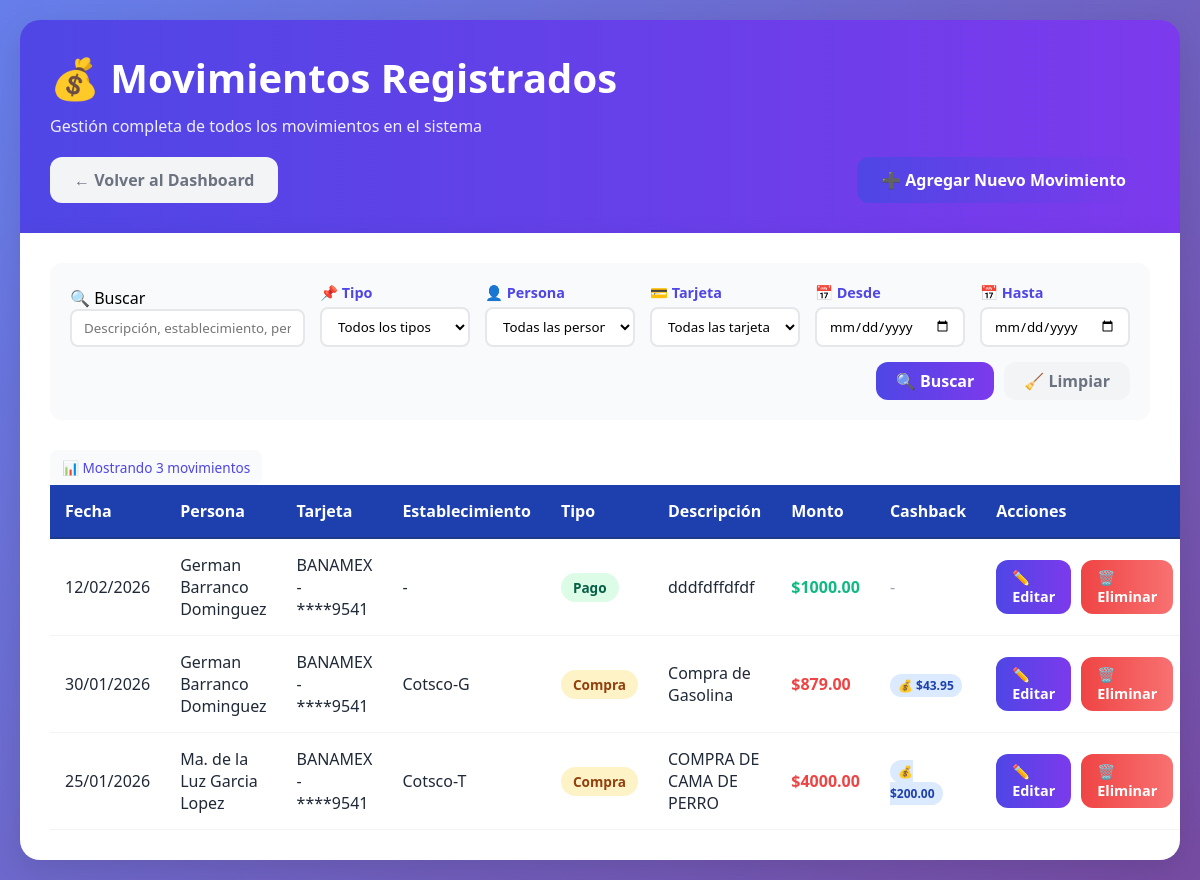
Page /movimientos/ (signed in) on the committed database.
### tarjetas_app/models.py (models this page shows, shortened)
class Movimiento(models.Model):
    TIPO_CHOICES = [
        ('COMPRA', 'Compra'),
        ('PAGO', 'Pago'),
        ('COMISION', 'Comisión'),
        ('INTERES', 'Interés'),
        ('CASHBACK', 'Cashback'),
    ]
    tarjeta = models.ForeignKey(Tarjeta, on_delete=models.CASCADE, related_name='movimientos', verbose_name="Tarjeta")
    persona = models.ForeignKey(Persona, on_delete=models.CASCADE, related_name='movimientos', verbose_name="Persona")
    establecimiento = models.ForeignKey(Establecimiento, on_delete=models.CASCADE, verbose_name="Establecimiento",null=True,blank=True)
    tipo = models.CharField(max_length=10, choices=TIPO_CHOICES, verbose_name="Tipo de movimiento")
    monto = models.DecimalField(max_digits=10, decimal_places=2, verbose_name="Monto")
    monto_cashback = models.DecimalField(
        max_digits=10,
        decimal_places=2,
        default=0,
        verbose_name="Cashback generado"
    )
    descripcion = models.TextField(verbose_name="Descripción")
    fecha = models.DateField(verbose_name="Fecha del movimiento")
    fecha_registro = models.DateTimeField(auto_now_add=True, verbose_name="Fecha de registro")
    class Meta:
        verbose_name = "Movimiento"
        verbose_name_plural = "Movimientos"
        ordering = ['-fecha', '-fecha_registro']

class Persona(models.Model):
    nombre = models.CharField(max_length=100, verbose_name="Nombre completo")
    activo = models.BooleanField(default=True, verbose_name="Activo")
    fecha_registro = models.DateField(auto_now_add=True, verbose_name="Fecha de registro")
    email = models.EmailField(blank=True, verbose_name="Correo electrónico")
    telefono = models.CharField(max_length=20, blank=True, verbose_name="Teléfono")
    class Meta:
        verbose_name = "Persona"
        verbose_name_plural = "Personas"
        ordering = ['nombre']

class Tarjeta(models.Model):
    TIPO_CHOICES = [
        ('VISA', 'Visa'),
        ('MASTERCARD', 'MasterCard'),
        ('AMEX', 'American Express'),
        ('OTRO', 'Otro'),
    ]
    numero = models.CharField(max_length=19, unique=True, verbose_name="Número de tarjeta")
    tipo = models.CharField(max_length=20, choices=TIPO_CHOICES, default='VISA', verbose_name="Tipo de tarjeta")
    banco = models.CharField(max_length=100, verbose_name="Nombre del banco")
    titular = models.ForeignKey(Persona, on_delete=models.CASCADE, related_name='tarjetas_titular', verbose_name="Titular principal", null=True, blank=True)
    fecha_vencimiento_pago = models.IntegerField(help_text="Día del mes (1-31) para el pago",default=15)  # ← VALOR POR DEFECTO)
    fecha_vencimiento_tarjeta = models.DateField(
        verbose_name="Fecha de vencimiento de la tarjeta (MM/AA)",
        null=True,  # 🔴 PERMITIR NULL TEMPORALMENTE
        blank=True,  # 🔴 PERMITIR VACÍO EN FORMULARIOS
        default=date.today() + timedelta(days=365*3),  # 🔴 VALOR POR DEFECTO: 3 años
        help_text="Formato: MM/AA (Ej: 12/25 para Diciembre 2025)"
    )
    limite_credito = models.DecimalField(max_digits=12, decimal_places=2, verbose_name="Límite de crédito", default=0)
    saldo_actual = models.DecimalField(max_digits=12, decimal_places=2, verbose_name="Saldo actual", default=0)
    usuarios = models.ManyToManyField(Persona, verbose_name="Personas que la usan")
    activa = models.BooleanField(default=True, verbose_name="Tarjeta activa")
    fecha_creacion = models.DateTimeField(auto_now_add=True, verbose_name="Fecha de creación")
    class Meta:
        verbose_name = "Tarjeta"
        verbose_name_plural = "Tarjetas"
        ordering = ['banco', 'numero']

class Establecimiento(models.Model):
    nombre = models.CharField(max_length=200, verbose_name="Nombre del establecimiento")
    descripcion = models.TextField(blank=True, verbose_name="Descripción")
    porcentaje_cashback = models.DecimalField(
        max_digits=5,
        decimal_places=2,
        default=0,
        verbose_name="Porcentaje de cashback (%)"
    )
    activo = models.BooleanField(default=True, verbose_name="Activo")
    class Meta:
        verbose_name = "Establecimiento"
        verbose_name_plural = "Establecimientos"
        ordering = ['nombre']

### tarjetas_app/views.py (the view, shortened to what this page needs)
# urls.py: path('movimientos/', views.lista_movimientos, name='lista_movimientos'),
@login_required
def lista_movimientos(request):
    movimientos = Movimiento.objects.all().order_by('-fecha', '-fecha_registro')
    buscar = request.GET.get('buscar')
    tipo = request.GET.get('tipo')
    persona_id = request.GET.get('persona')
    tarjeta_id = request.GET.get('tarjeta')
    fecha_desde = request.GET.get('fecha_desde')
    fecha_hasta = request.GET.get('fecha_hasta')
    if tipo:
        movimientos = movimientos.filter(tipo=tipo)
    if persona_id:
        movimientos = movimientos.filter(persona_id=persona_id)
    if tarjeta_id:
        movimientos = movimientos.filter(tarjeta_id=tarjeta_id)
    if fecha_desde:
        movimientos = movimientos.filter(fecha__gte=fecha_desde)
    if fecha_hasta:
        movimientos = movimientos.filter(fecha__lte=fecha_hasta)
    personas = Persona.objects.filter(activo=True)
    tarjetas = Tarjeta.objects.filter(activa=True)
    return render(request, 'tarjetas_app/lista_movimientos.html', {
        'movimientos': movimientos,
        'personas': personas,
        'tarjetas': tarjetas
    })

### templates/tarjetas_app/lista_movimientos.html (shortened to what this page needs)
<!DOCTYPE html>
<html lang="es">
<head>
</head>
<body>
    <div class="container">
        <div class="header">
            <h1>💰 Movimientos Registrados</h1>
            <p style="color: rgba(255, 255, 255, 0.9);">Gestión completa de todos los movimientos en el sistema</p>
            <div class="header-actions">
                <a href="{% url 'dashboard' %}" class="btn btn-secondary">
                    ← Volver al Dashboard
                </a>
                <a href="{% url 'nuevo_movimiento' %}" class="btn btn-primary">
                    ➕ Agregar Nuevo Movimiento
                </a>
            </div>
        </div>
        <div class="movimientos-table">
            <form id="filtrosForm" method="get" action="">
                <div class="filtros">
                    <div class="filtro-buscar">
                        <label for="buscar">🔍 Buscar</label>
                        <input type="text" id="buscar" name="buscar" placeholder="Descripción, establecimiento, persona, tarjeta..." value="{{ request.GET.buscar }}">
                    </div>
                    <div class="filtro-item">
                        <label for="filtro-tipo">📌 Tipo</label>
                        <select id="filtro-tipo" name="tipo">
                            <option value="">Todos los tipos</option>
                        </select>
                    </div>
                    <div class="filtro-item">
                        <label for="filtro-persona">👤 Persona</label>
                        <select id="filtro-persona" name="persona">
                            <option value="">Todas las personas</option>
                        </select>
                    </div>
                    <div class="filtro-item">
                        <label for="filtro-tarjeta">💳 Tarjeta</label>
                        <select id="filtro-tarjeta" name="tarjeta">
                            <option value="">Todas las tarjetas</option>
                        </select>
                    </div>
                    <div class="filtro-item">
                        <label for="fecha_desde">📅 Desde</label>
                        <input type="date" id="fecha_desde" name="fecha_desde" value="{{ request.GET.fecha_desde }}">
                    </div>
                    <div class="filtro-item">
                        <label for="fecha_hasta">📅 Hasta</label>
                        <input type="date" id="fecha_hasta" name="fecha_hasta" value="{{ request.GET.fecha_hasta }}">
                    </div>
                    <div class="filtro-acciones">
                        <button type="submit" class="btn btn-filtrar">
                            🔍 Buscar
                        </button>
                        <a href="{% url 'lista_movimientos' %}" class="btn btn-limpiar">
                            🧹 Limpiar
                        </a>
                    </div>
                </div>
            </form>
            <div class="contador-resultados">
                📊 Mostrando {{ movimientos|length }} movimientos
            </div>
            {% if movimientos %}
            <table id="tabla-movimientos">
                <thead>
                    <tr>
                        <th>Fecha</th>
                        <th>Persona</th>
                        <th>Tarjeta</th>
                        <th>Establecimiento</th>
                        <th>Tipo</th>
                        <th>Descripción</th>
                        <th>Monto</th>
                        <th>Cashback</th>
                        <th>Acciones</th>
                    </tr>
                </thead>
                <tbody>
                    {% for movimiento in movimientos %}
                    <tr>
                        <td>{{ movimiento.fecha|date:"d/m/Y" }}</td>
                        <td>{{ movimiento.persona.nombre }}</td>
                        <td>{{ movimiento.tarjeta.banco }} - ****{{ movimiento.tarjeta.numero|slice:"-4:" }}</td>
                        <td>{% if movimiento.establecimiento %}{{ movimiento.establecimiento.nombre }}{% else %}-{% endif %}</td>
                        <td>
                            <span class="tipo-{{ movimiento.tipo|lower }}">
                                {{ movimiento.get_tipo_display }}
                            </span>
                        </td>
                        <td>{{ movimiento.descripcion|truncatechars:30 }}</td>
                        <td class="{% if movimiento.tipo in 'PAGO,CASHBACK' %}monto-positivo{% else %}monto-negativo{% endif %}">
                            ${{ movimiento.monto|floatformat:2 }}
                        </td>
                        <td>
                            {% if movimiento.monto_cashback > 0 %}
                                <span class="cashback-badge">💰 ${{ movimiento.monto_cashback|floatformat:2 }}</span>
                            {% else %}
                                <span style="color: #9ca3af;">-</span>
                            {% endif %}
                        </td>
                        <td>
                            <div class="acciones">
                                <a href="{% url 'editar_movimiento' movimiento.id %}" class="btn btn-edit">
                                    ✏️ Editar
                                </a>
                                <a href="{% url 'eliminar_movimiento' movimiento.id %}" class="btn btn-delete">
                                    🗑️ Eliminar
                                </a>
                            </div>
                        </td>
                    </tr>
                    {% endfor %}
                </tbody>
            </table>
            {% endif %}
        </div>
    </div>
</body>
</html>

### templates/tarjetas_app/lista_movimientos.html (style rules this page uses)
* { margin: 0; padding: 0; box-sizing: border-box; font-family: 'Segoe UI', Tahoma, Geneva, Verdana, sans-serif; }
body { background: linear-gradient(135deg, #667eea 0%, #764ba2 100%); min-height: 100vh; padding: 20px; }
.container { max-width: 1400px; margin: 0 auto; }
.header { background: linear-gradient(to right, #4f46e5, #7c3aed); color: white; border-radius: 20px 20px 0 0; padding: 30px; box-shadow: 0 10px 30px rgba(0,0,0,0.1); }
.header h1 { color: white; font-size: 2.5rem; margin-bottom: 10px; display: flex; align-items: center; gap: 15px; }
.header-actions { display: flex; justify-content: space-between; align-items: center; margin-top: 20px; }
.btn { padding: 12px 24px; border: none; border-radius: 12px; font-size: 1rem; font-weight: 600; cursor: pointer; transition: all 0.3s ease; display: flex; align-items: center; gap: 8px; text-decoration: none; }
.btn-primary { background: linear-gradient(to right, #4f46e5, #7c3aed); color: white; }
.btn-secondary { background: #f3f4f6; color: #6b7280; }
.btn-edit { background: linear-gradient(to right, #4f46e5, #7c3aed); color: white; padding: 8px 16px; font-size: 0.9rem; }
.btn-delete { background: linear-gradient(to right, #ef4444, #f87171); color: white; padding: 8px 16px; font-size: 0.9rem; }
.btn-filtrar { background: linear-gradient(to right, #4f46e5, #7c3aed); color: white; padding: 8px 20px; }
.btn-limpiar { background: #f3f4f6; color: #6b7280; padding: 8px 20px; }
.movimientos-table { background: white; border-radius: 0 0 20px 20px; padding: 30px; box-shadow: 0 10px 30px rgba(0,0,0,0.1); overflow-x: auto; }
table { width: 100%; border-collapse: collapse; }
th { background: #1e40af; color: white; padding: 15px; text-align: left; font-weight: 600; border-bottom: 2px solid #1e3a8a; }
td { padding: 15px; border-bottom: 1px solid #f3f4f6; color: #1f2937; }
.tipo-compra { background: #fef3c7; color: #92400e; padding: 5px 12px; border-radius: 20px; font-size: 0.85rem; font-weight: 600; }
.tipo-pago { background: #dcfce7; color: #065f46; padding: 5px 12px; border-radius: 20px; font-size: 0.85rem; font-weight: 600; }
.monto-positivo { color: #10b981; font-weight: 600; }
.monto-negativo { color: #ef4444; font-weight: 600; }
.cashback-badge { background: #dbeafe; color: #1e40af; padding: 3px 8px; border-radius: 12px; font-size: 0.75rem; font-weight: 600; }
.acciones { display: flex; gap: 10px; }
.filtros { background: #f8fafc; border-radius: 12px; padding: 20px; margin-bottom: 20px; display: flex; gap: 15px; align-items: flex-end; flex-wrap: wrap; }
.filtro-item { display: flex; flex-direction: column; gap: 5px; flex: 1; min-width: 150px; }
.filtro-item label { font-size: 0.9rem; color: #4f46e5; font-weight: 600; }
.filtro-item select, .filtro-item input { padding: 8px 12px; border: 2px solid #e5e7eb; border-radius: 8px; background: white; width: 100%; }
.filtro-buscar { flex: 2; min-width: 200px; }
.filtro-buscar input { width: 100%; padding: 8px 12px; border: 2px solid #e5e7eb; border-radius: 8px; }
.filtro-acciones { display: flex; gap: 10px; align-items: center; margin-left: auto; }
.contador-resultados { font-size: 0.85rem; color: #4f46e5; margin-top: 10px; padding: 8px 12px; background: #f8fafc; border-radius: 8px; display: inline-block; }

### rows in the picture
Movimiento: fecha "12/02/2026", persona.nombre "German Barranco Dominguez", tarjeta.banco "BANAMEX", tarjeta.numero "9541", tipo "Pago", descripcion "dddfdffdfdf", monto "1000.00"
Movimiento: fecha "30/01/2026", persona.nombre "German Barranco Dominguez", tarjeta.banco "BANAMEX", tarjeta.numero "9541", establecimiento.nombre "Cotsco-G", tipo "Compra", descripcion "Compra de Gasolina", monto "879.00", monto_cashback "43.95"
Movimiento: fecha "25/01/2026", persona.nombre "Ma. de la Luz Garcia Lopez", tarjeta.banco "BANAMEX", tarjeta.numero "9541", establecimiento.nombre "Cotsco-T", tipo "Compra", descripcion "COMPRA DE CAMA DE PERRO", monto "4000.00", monto_cashback "200.00"

### other values in the picture
{{ movimientos|length }} "3"
